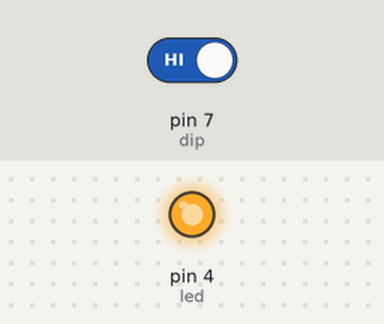
The sketch below on a simulated Arduino Uno, built with avr-gcc and run on an emulated ATmega328P. Parts: output pins drawn as LEDs (lit = HIGH). The test bench sets the inputs (shaded band); at power-on: pin 7 (dip) HIGH.

Above: at 1.2 s.
1.3 s: pin 7 (dip) driven LOW
At 2.0 s:
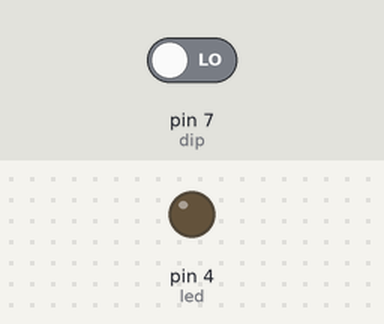
2.8 s: pin 7 (dip) driven HIGH
At 3.2 s:
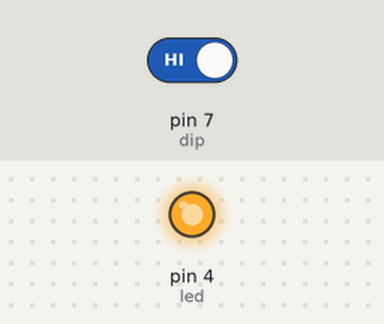
Timing chart, 0 to 5.8 s (numbered marks = the images above; inputs shaded):
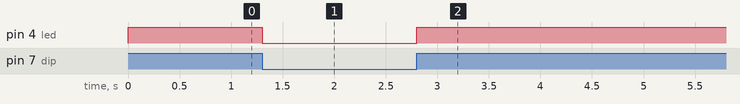

The sketch:

day_3.ino
```cpp
int led = 4;
int dip = 7;

void setup() {
  // put your setup code here, to run once:
  pinMode(led, OUTPUT);
  pinMode(dip, INPUT);
}

void loop() {
  // put your main code here, to run repeatedly:
  if(digitalRead(dip) == LOW) {
    digitalWrite(led, LOW);
  }else {
    digitalWrite(led, HIGH);
  }
}
```

Measured:
- after the input at 1.3 s, pin 4 (led): HIGH → LOW at once
- after the input at 2.8 s, pin 4 (led): LOW → HIGH at once
